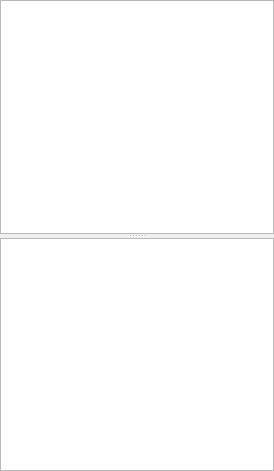
<ui version="4.0" >
 <class>FileBrowserClass</class>
 <widget class="QWidget" name="FileBrowserClass" >
  <property name="geometry" >
   <rect>
    <x>0</x>
    <y>0</y>
    <width>274</width>
    <height>471</height>
   </rect>
  </property>
  <property name="windowTitle" >
   <string>FileBrowser</string>
  </property>
  <layout class="QHBoxLayout" >
   <property name="spacing" >
    <number>4</number>
   </property>
   <property name="leftMargin" >
    <number>0</number>
   </property>
   <property name="topMargin" >
    <number>0</number>
   </property>
   <property name="rightMargin" >
    <number>0</number>
   </property>
   <property name="bottomMargin" >
    <number>0</number>
   </property>
   <item>
    <widget class="QSplitter" name="splitter" >
     <property name="orientation" >
      <enum>Qt::Vertical</enum>
     </property>
     <widget class="MyTreeView" name="dirView" />
     <widget class="QTableView" name="dirFiles" >
      <property name="showGrid" >
       <bool>false</bool>
      </property>
      <property name="wordWrap" >
       <bool>false</bool>
      </property>
      <property name="cornerButtonEnabled" >
       <bool>false</bool>
      </property>
     </widget>
    </widget>
   </item>
  </layout>
 </widget>
 <layoutdefault spacing="6" margin="11" />
 <customwidgets>
  <customwidget>
   <class>MyTreeView</class>
   <extends>QTreeView</extends>
   <header>FileBrowser.h</header>
  </customwidget>
 </customwidgets>
 <resources/>
 <connections/>
</ui>
